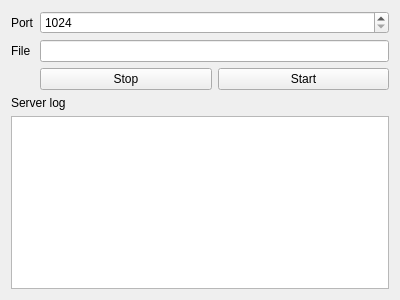
<?xml version="1.0" encoding="UTF-8"?>
<ui version="4.0">
 <class>ServerTabWindow</class>
 <widget class="QWidget" name="ServerTabWindow">
  <property name="geometry">
   <rect>
    <x>0</x>
    <y>0</y>
    <width>400</width>
    <height>300</height>
   </rect>
  </property>
  <property name="windowTitle">
   <string>Form</string>
  </property>
  <layout class="QVBoxLayout" name="verticalLayout">
   <item>
    <layout class="QFormLayout" name="formLayout">
     <item row="0" column="0">
      <widget class="QLabel" name="portLabel">
       <property name="text">
        <string>Port</string>
       </property>
      </widget>
     </item>
     <item row="0" column="1">
      <widget class="QSpinBox" name="portSpinBox">
       <property name="minimum">
        <number>1024</number>
       </property>
       <property name="maximum">
        <number>9999</number>
       </property>
      </widget>
     </item>
     <item row="1" column="0">
      <widget class="QLabel" name="fileLabel">
       <property name="text">
        <string>File</string>
       </property>
      </widget>
     </item>
     <item row="2" column="1">
      <layout class="QHBoxLayout" name="horizontalLayout">
       <item>
        <widget class="QPushButton" name="stopButton">
         <property name="text">
          <string>Stop</string>
         </property>
        </widget>
       </item>
       <item>
        <widget class="QPushButton" name="startButton">
         <property name="text">
          <string>Start</string>
         </property>
        </widget>
       </item>
      </layout>
     </item>
     <item row="1" column="1">
      <widget class="QLineEdit" name="fileEdit"/>
     </item>
    </layout>
   </item>
   <item>
    <widget class="QLabel" name="label">
     <property name="text">
      <string>Server log</string>
     </property>
    </widget>
   </item>
   <item>
    <widget class="QTextBrowser" name="logBrowser"/>
   </item>
  </layout>
 </widget>
 <resources/>
 <connections/>
</ui>
